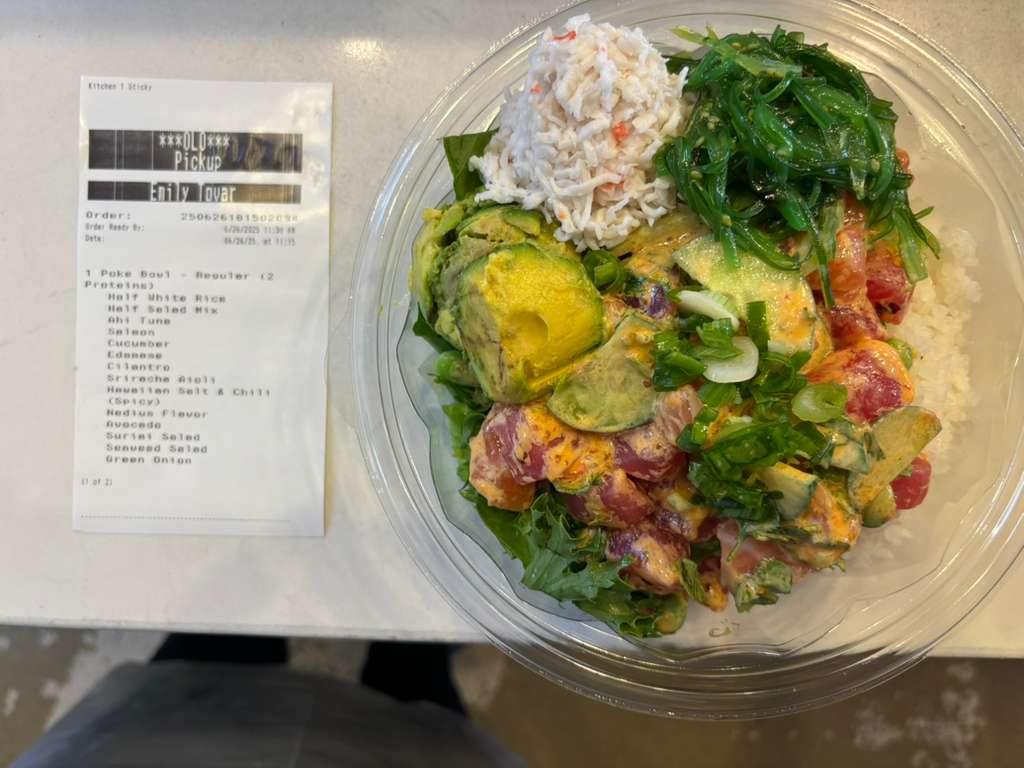
#> input picture Bowls/PHOTO-2025-06-27-04-14-10 4.jpg, 1024 x 768 px, given in place of Bowls, which was not available
$ python crop_adjustable.py Bowls
#> lines starting #> are read from the running program, lines starting #| are printed output that depends on the picture; pictures that were not available may be replaced by others from this repository, and a replacement may not be noted
#!/usr/bin/env python3
"""
Adjustable Crop Module
Interactive cropping tool for fine-tuning bowl and receipt regions
"""

import cv2
import numpy as np
import os
import argparse
from typing import Tuple, Optional

class AdjustableCropper:
    """
    Interactive cropping tool with adjustable parameters
    """

    def __init__(self, image_path: str):
        """
        Initialize the cropper with an image

        Args:
            image_path: Path to the input image
        """
#> called with image_path = 'Bowls'
        self.image_path = image_path
        self.image = cv2.imread(image_path)
#> self.image is the input picture: shape (768, 1024, 3); mean B, G, R 114.3, 142.5, 151.6
        if self.image is None:
            raise ValueError(f"Could not load image: {image_path}")

        self.height, self.width = self.image.shape[:2]
#> self.height = 768; self.width = 1024
        self.split_x = self.width // 2  # Default split at middle
#> self.split_x = 512
        self.bowl_crop = None
        self.receipt_crop = None

        print(f"📏 Image loaded: {self.width}x{self.height}")
#| 📏 Image loaded: 1024x768
        print(f"📍 Initial split at x={self.split_x}")
#| 📍 Initial split at x=512

    # [9 lines left out: function set_split_position, not called in this run]

    def crop_regions(self) -> Tuple[np.ndarray, np.ndarray]:
        """
        Crop the image into bowl and receipt regions

        Returns:
            Tuple of (bowl_crop, receipt_crop)
        """
        self.bowl_crop = self.image[:, :self.split_x]
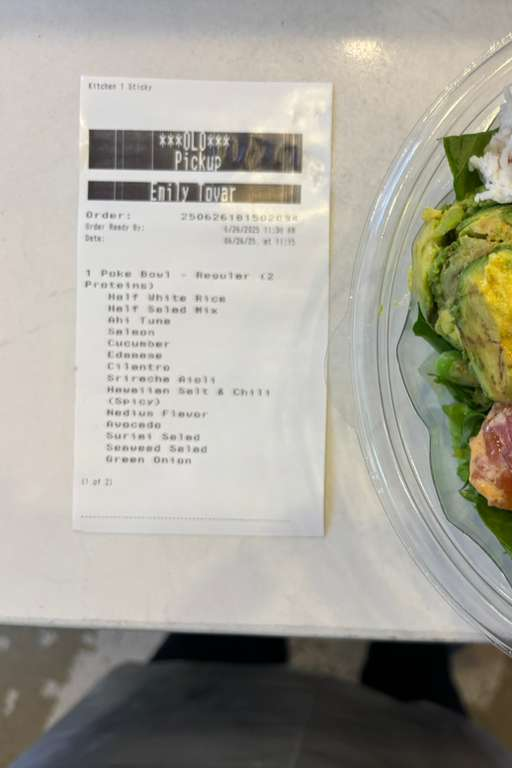
#> self.bowl_crop: shape (768, 512, 3); mean B, G, R 153, 163.2, 166
        self.receipt_crop = self.image[:, self.split_x:]
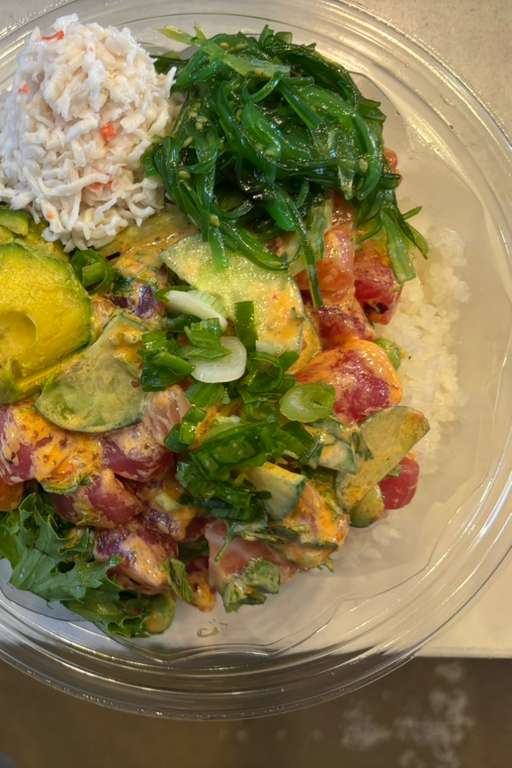
#> self.receipt_crop: shape (768, 512, 3); mean B, G, R 75.7, 121.8, 137.2

        print(f"✂️  Cropped regions:")
        print(f"   Bowl: {self.bowl_crop.shape[1]}x{self.bowl_crop.shape[0]}")
#|    Bowl: 512x768
        print(f"   Receipt: {self.receipt_crop.shape[1]}x{self.receipt_crop.shape[0]}")
#|    Receipt: 512x768

        return self.bowl_crop, self.receipt_crop

    # [21 lines left out: function preview_crop, not called in this run]

    def save_crops(self, output_dir: str, prefix: str = "") -> Tuple[str, str]:
        """
        Save the cropped regions to files

        Args:
            output_dir: Directory to save the crops
            prefix: Prefix for the output filenames

        Returns:
            Tuple of (bowl_path, receipt_path)
        """
        if self.bowl_crop is None or self.receipt_crop is None:
            self.crop_regions()

        os.makedirs(output_dir, exist_ok=True)

        base_name = os.path.splitext(os.path.basename(self.image_path))[0]
        bowl_path = os.path.join(output_dir, f"{prefix}{base_name}_bowl.jpg")
        receipt_path = os.path.join(output_dir, f"{prefix}{base_name}_receipt.jpg")

        cv2.imwrite(bowl_path, self.bowl_crop)
        cv2.imwrite(receipt_path, self.receipt_crop)

        print(f"💾 Saved crops:")
        print(f"   Bowl: {bowl_path}")
        print(f"   Receipt: {receipt_path}")

        return bowl_path, receipt_path

    # [115 lines left out: functions interactive_adjust, auto_detect_optimal_split, batch_adjust_crops, not called in this run]

def main():
    parser = argparse.ArgumentParser(description='Adjustable crop tool for bowl and receipt images')
    parser.add_argument('input', help='Input image path or directory')
    parser.add_argument('-o', '--output', default='cropped_output', help='Output directory')
    parser.add_argument('--interactive', action='store_true', help='Interactive crop adjustment')
    parser.add_argument('--batch', action='store_true', help='Batch process directory')
    parser.add_argument('--auto-detect', action='store_true', help='Auto-detect optimal split position')
    parser.add_argument('--split-x', type=int, help='Manual split position (x coordinate)')

    args = parser.parse_args()

    if args.batch:
        batch_adjust_crops(args.input, args.output, args.auto_detect)
    else:
        try:
            cropper = AdjustableCropper(args.input)

            if args.split_x is not None:
                cropper.set_split_position(args.split_x)
            elif args.auto_detect:
                optimal_split = auto_detect_optimal_split(args.input)
                cropper.set_split_position(optimal_split)

            if args.interactive:
                cropper.interactive_adjust()
            else:
                cropper.save_crops(args.output)

        except Exception as e:
            print(f"❌ Error: {e}")

if __name__ == "__main__":
    main()

$ run again, on Bowls/PHOTO-2025-06-28-05-23-26 2.jpg
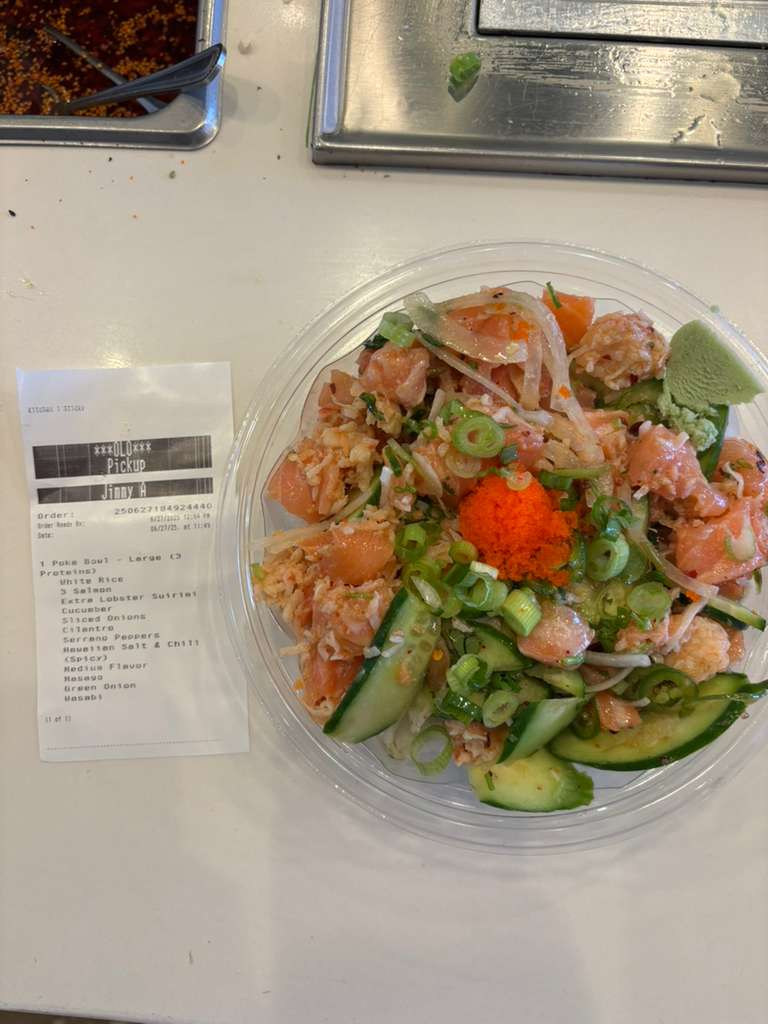
#> input picture Bowls/PHOTO-2025-06-28-05-23-26 2.jpg, 768 x 1024 px, given in place of Bowls, which was not available
#> in __init__, self.image is the input picture: shape (1024, 768, 3); mean B, G, R 126.9, 147.6, 162.1
#| 📏 Image loaded: 768x1024
#| 📍 Initial split at x=384
#> in crop_regions, `self.bowl_crop = self.image[:, :self.split_x]`:
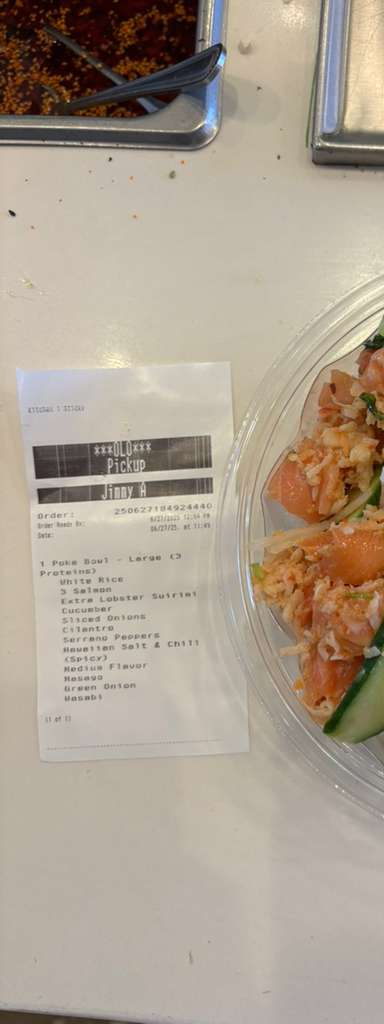
#> self.bowl_crop: shape (1024, 384, 3); mean B, G, R 144.2, 159.7, 172.5
#> in crop_regions, `self.receipt_crop = self.image[:, self.split_x:]`:
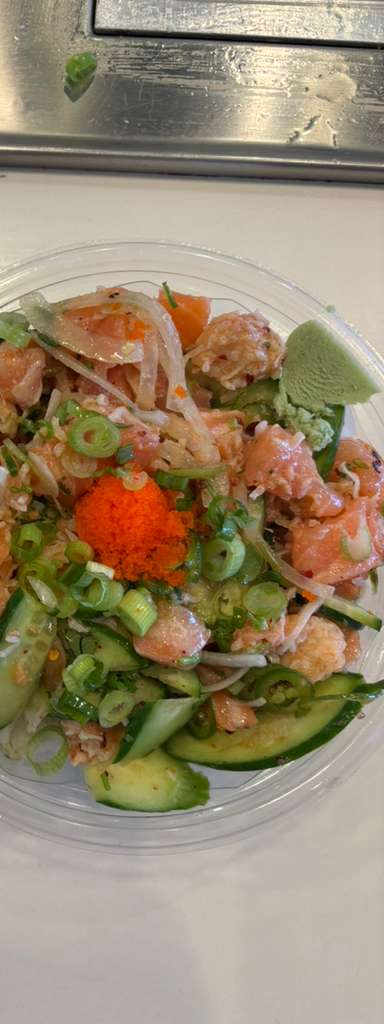
#> self.receipt_crop: shape (1024, 384, 3); mean B, G, R 109.6, 135.5, 151.7
#|    Bowl: 384x1024
#|    Receipt: 384x1024
